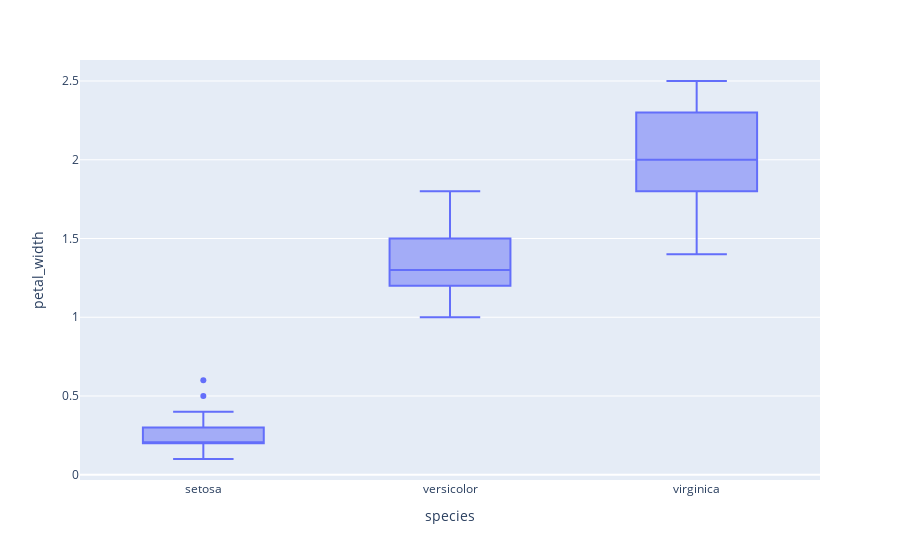

The cell this chart's notebook holds for it:
### Markdown cell above
## Box Plot

### Code cell
import plotly.express as px

# # using the tips dataset
# df = px.data.tips()

# plotting the box chart
fig = px.box(df, x="species", y="petal_width")

# showing the plot
fig.show()

### Figure 1 — Plotly figure (JSON) as saved in the notebook; plotly's stock layout.template omitted (floating-point values rounded to 4 significant figures; data arrays with more than 128 entries replaced by an {"elided": "..."} marker saying what was removed)
{"data": [{"alignmentgroup": "True", "hovertemplate": "species=%{x}<br>petal_width=%{y}<extra></extra>", "legendgroup": "", "marker": {"color": "#636efa"}, "name": "", "notched": false, "offsetgroup": "", "orientation": "v", "showlegend": false, "type": "box", "x": {"elided": "150 str values"}, "x0": " ", "xaxis": "x", "y": {"elided": "150 float values"}, "y0": " ", "yaxis": "y"}], "layout": {"autosize": true, "boxmode": "group", "legend": {"tracegroupgap": 0}, "margin": {"t": 60}, "xaxis": {"anchor": "y", "autorange": true, "domain": [0, 1], "range": [-0.5, 2.5], "title": {"text": "species"}, "type": "category"}, "yaxis": {"anchor": "x", "autorange": true, "domain": [0, 1], "range": [-0.03333, 2.633], "title": {"text": "petal_width"}, "type": "linear"}}}
